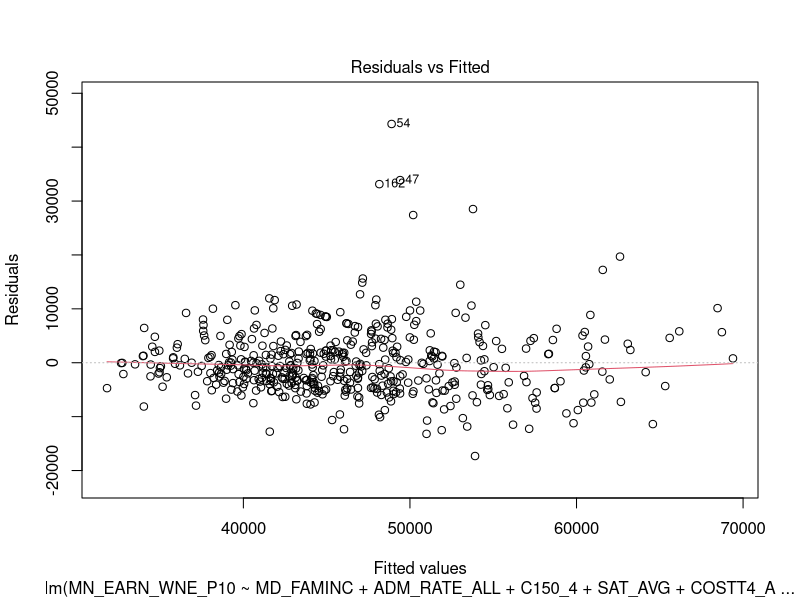
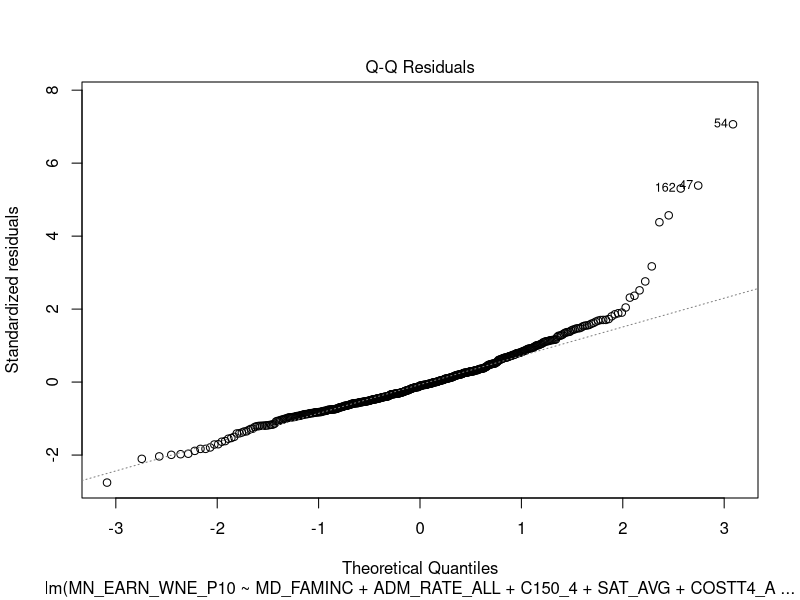
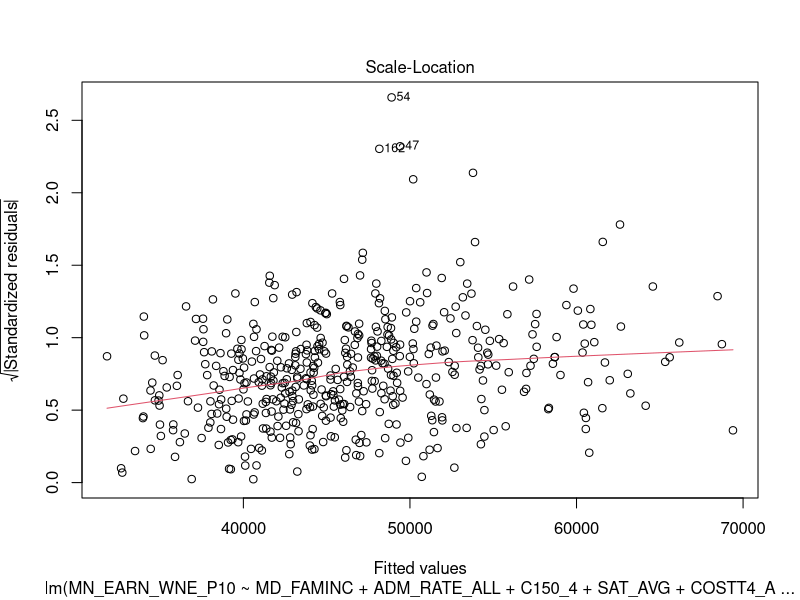
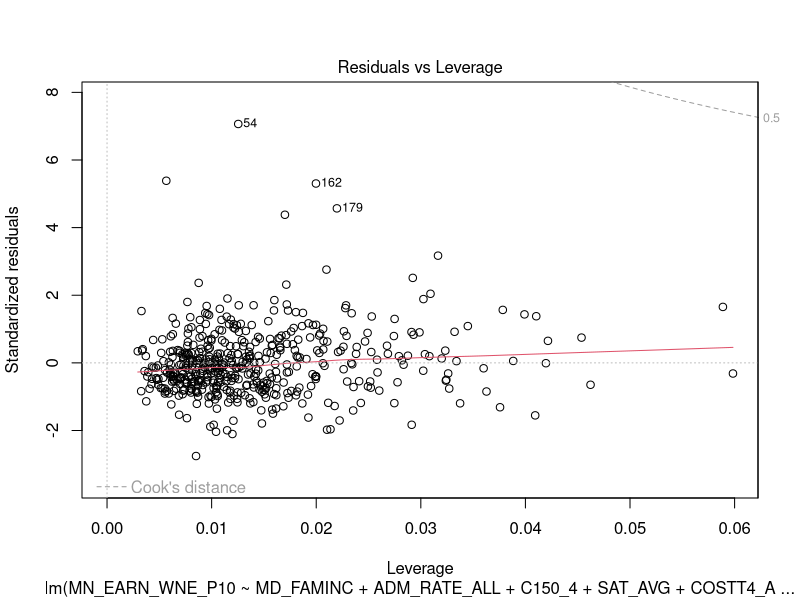

Write the R code that produced these figures, in order.
## ---- chunk 1
knitr::opts_chunk$set(echo = TRUE)
library(tidyverse)
library(readr)
collegescorecard <- read_csv("group-h-csv.csv", na = c("", "NA", "NULL", "PrivacySuppressed"),
    col_types = cols(ADM_RATE = col_number(), 
        ADM_RATE_ALL = col_number(), C150_4 = col_number(), 
        CONTROL = col_character(), COSTT4_A = col_number(), 
        FAMINC = col_number(),
        GRAD_DEBT_MDN10YR_SUPP = col_number(), 
        GRAD_DEBT_MDN_SUPP = col_number(), 
        ICLEVEL = col_character(), 
        MD_EARN_WNE_P10 = col_number(), MD_FAMINC = col_number(), 
        MN_EARN_WNE_P10 = col_number(),  
        NPT4_PRIV = col_number(), NPT4_PUB = col_number(), 
        OPEID = col_character(), PCTFLOAN = col_number(), 
        PCTPELL = col_number(),  
        PFTFAC = col_number(), PREDDEG = col_character(), 
        RPY_3YR_RT_SUPP = col_number(), SAT_AVG = col_number(), 
        UNITID = col_character()))
## ---- chunk 2
collegescorecard<- collegescorecard%>% 
  select(ADM_RATE, ADM_RATE_ALL, C150_4, CONTROL, COSTT4_A, FAMINC, GRAD_DEBT_MDN10YR_SUPP, GRAD_DEBT_MDN_SUPP, ICLEVEL, MD_EARN_WNE_P10, MD_FAMINC, MN_EARN_WNE_P10, NPT4_PRIV, NPT4_PUB, OPEID, PCTFLOAN, PCTPELL, PFTFAC, SAT_AVG, UNITID) %>%
  mutate( CONTROL=as.factor(CONTROL), ICLEVEL = as.factor(ICLEVEL)) 

nonadata <- na.omit(collegescorecard[c("MN_EARN_WNE_P10","MD_FAMINC","ADM_RATE_ALL","C150_4","SAT_AVG","GRAD_DEBT_MDN_SUPP","COSTT4_A","PFTFAC","PCTPELL","NPT4_PUB","PCTFLOAN", "CONTROL")])
## ---- chunk 3
nonadata%>%
  select(COSTT4_A, NPT4_PUB)%>%
  cor()
## ---- chunk 4
library(leaps)
full <- lm(MN_EARN_WNE_P10~MD_FAMINC+
          ADM_RATE_ALL+
             C150_4+
             SAT_AVG
           +GRAD_DEBT_MDN_SUPP
           +COSTT4_A
           +PFTFAC+
             PCTPELL+
             PCTFLOAN, data=nonadata)

null <- lm(MN_EARN_WNE_P10~1, data=nonadata)

fullMSE<-(summary(full)$sigma)^2 

step(full, data=nonadata,
     scale=fullMSE, direction="backward")
## ---- chunk 5
step(full, data=nonadata,
     scale=fullMSE, direction="forward")

## ---- chunk 6
step(null, data=nonadata, scope=list(lower=null, upper=full),
     scale=fullMSE, direction="both")
## ---- chunk 7
backwardmod<-lm(formula = MN_EARN_WNE_P10 ~ MD_FAMINC + ADM_RATE_ALL + C150_4 + 
    SAT_AVG + COSTT4_A + PCTFLOAN, data = nonadata)

summary(backwardmod)

stepmod<-lm(formula = MN_EARN_WNE_P10 ~ C150_4 + PCTFLOAN + COSTT4_A + 
    MD_FAMINC + ADM_RATE_ALL + SAT_AVG, data = nonadata)

summary(stepmod)
## ---- chunk 8
plot(backwardmod)
## ---- chunk 9
anova(backwardmod)
## ---- chunk 10
modelf<-lm(formula = MN_EARN_WNE_P10 ~ MD_FAMINC + ADM_RATE_ALL + C150_4 + 
    SAT_AVG + COSTT4_A + PCTFLOAN + PCTPELL, data = nonadata)
  
modelr<-lm(formula = MN_EARN_WNE_P10 ~ MD_FAMINC + ADM_RATE_ALL + C150_4 + 
    SAT_AVG + COSTT4_A, data = nonadata)

anova(modelr, modelf)
## ---- chunk 11
pftfacmod<-lm(MN_EARN_WNE_P10~PFTFAC, data=nonadata)
summary(pftfacmod)
